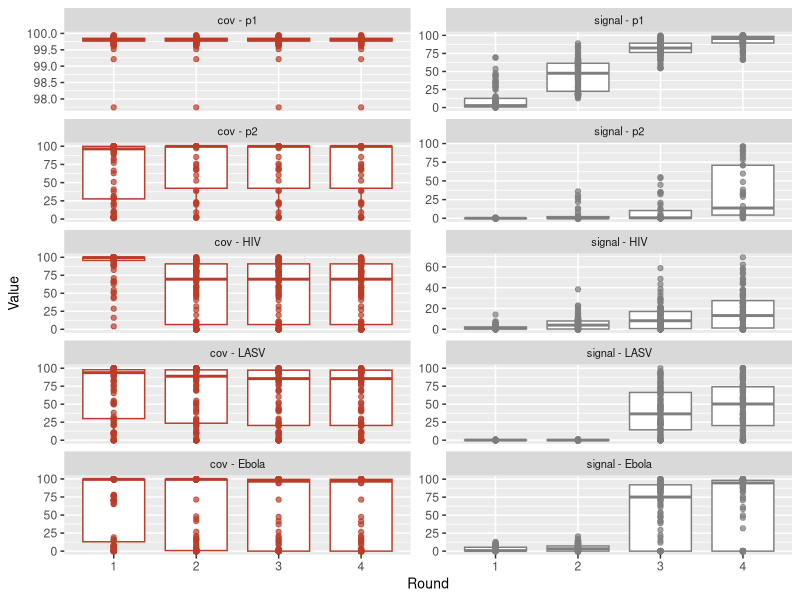

This figure's R source:
library(ggpubr)
library(ggplot2)
library(dplyr)
library(tidyr)
setwd("/Users/liang/Desktop/project/mNGS_COVID/Figures/S_F29")
Main = read.table("S.txt",head=T)
Main$prj = factor(Main$prj,levels=c("p1","p2","HIV","LASV","Ebola"))
Main$round = factor(Main$round,levels=c(1,2,3,4))

Main_long <- Main %>%
  pivot_longer(cols = c(cov, signal), names_to = "Metric", values_to = "Value")

# Create the prj_Metric column after pivoting
Main_long <- Main_long %>%
  mutate(prj_Metric = interaction(Metric, prj, sep = " - "))


# Create the plot
p1 = ggplot(Main_long, aes(x = round, y = Value, color = Metric)) +
  geom_boxplot(outlier.shape = NA, position = position_dodge(width = 0.75)) +
  geom_jitter(position = position_dodge(width = 0.75), alpha = 0.7) +
  facet_wrap(~ prj_Metric, scales = "free_y", strip.position = "top", ncol = length(unique(Main_long$Metric))) +
  scale_color_manual(values = c(nCtg = "grey20", "cov" = "#BC3C29FF", "signal" = "grey50")) +
  labs(x = "Round", y = "Value", color = "Metric") +
  theme(axis.title = element_text(size = 10),
        legend.position = "none",
        strip.placement = "outside",
        strip.text = element_text(size = 8),
        strip.text.x = element_text(angle = 0),
        strip.text.y = element_text(angle = 0))
